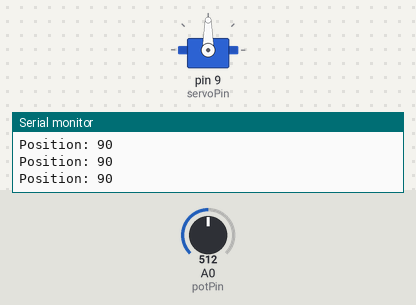
A sketch run on a simulated Arduino Uno, built with avr-gcc and run on an emulated ATmega328P. On the bench: servo, the last lines printed to the serial monitor. Inputs (shaded band) come from the test bench; at power-on: A0 (potPin) = 512.

Above: at 1.3 s.
1.4 s: A0 (potPin) set to 61
At 2.4 s:
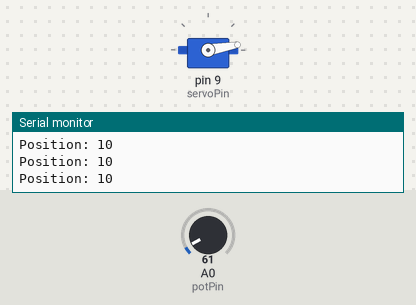
2.9 s: A0 (potPin) set to 50
At 3.4 s:
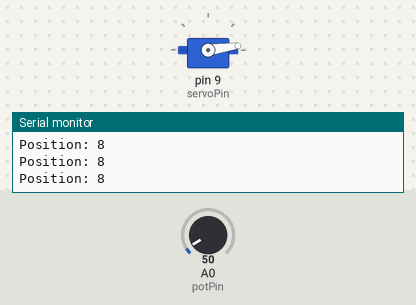
5.9 s: A0 (potPin) set to 716
At 7.0 s:
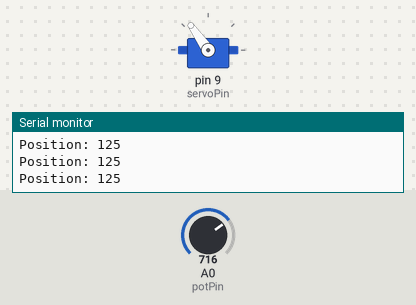
7.4 s: A0 (potPin) set to 583
At 8.2 s:
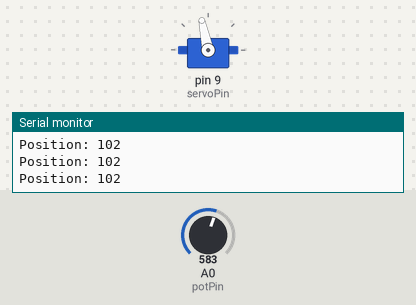
8.9 s: A0 (potPin) set to 557
At 9.4 s:
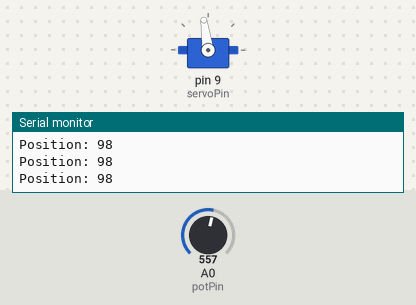
11.9 s: A0 (potPin) set to 306
At 12.7 s:
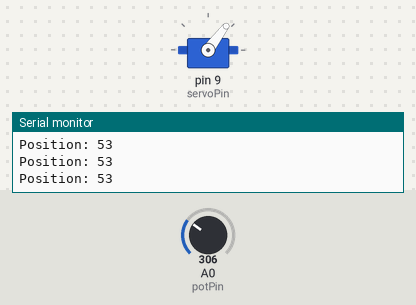
Timing chart, 0 to 14.4 s (numbered marks = the images above; inputs shaded):
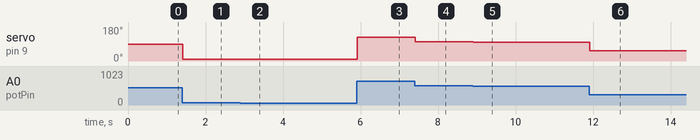

Measured:
- after the input at 1.4 s, servo on pin 9 (servoPin): 90° → 10° at once
- after the input at 2.9 s, servo on pin 9 (servoPin): 10° → 8° at once
- after the input at 5.9 s, servo on pin 9 (servoPin): 8° → 125° at once
- after the input at 7.4 s, servo on pin 9 (servoPin): 125° → 102° at once
- after the input at 8.9 s, servo on pin 9 (servoPin): 102° → 98° at once
- after the input at 11.9 s, servo on pin 9 (servoPin): 98° → 53° at once

The sketch:

potentiometer_servo.ino
```cpp
#include <Servo.h>

Servo myservo;

const int potPin = A0;
const int servoPin = 9;

int potValue = 0;
int servoPosition = 0;

void setup() {
  myservo.attach(servoPin);

  Serial.begin(9600);
  delay(100);
  Serial.println("Start");
}

void loop() {
  potValue = analogRead(potPin);

  // Map the 10-bit ADC value (0-1023) to a servo angle (0-180 degrees).
  servoPosition = map(potValue, 0, 1023, 0, 180);

  myservo.write(servoPosition);

  Serial.print("Position: ");
  Serial.println(servoPosition);

  delay(15);
}
```
